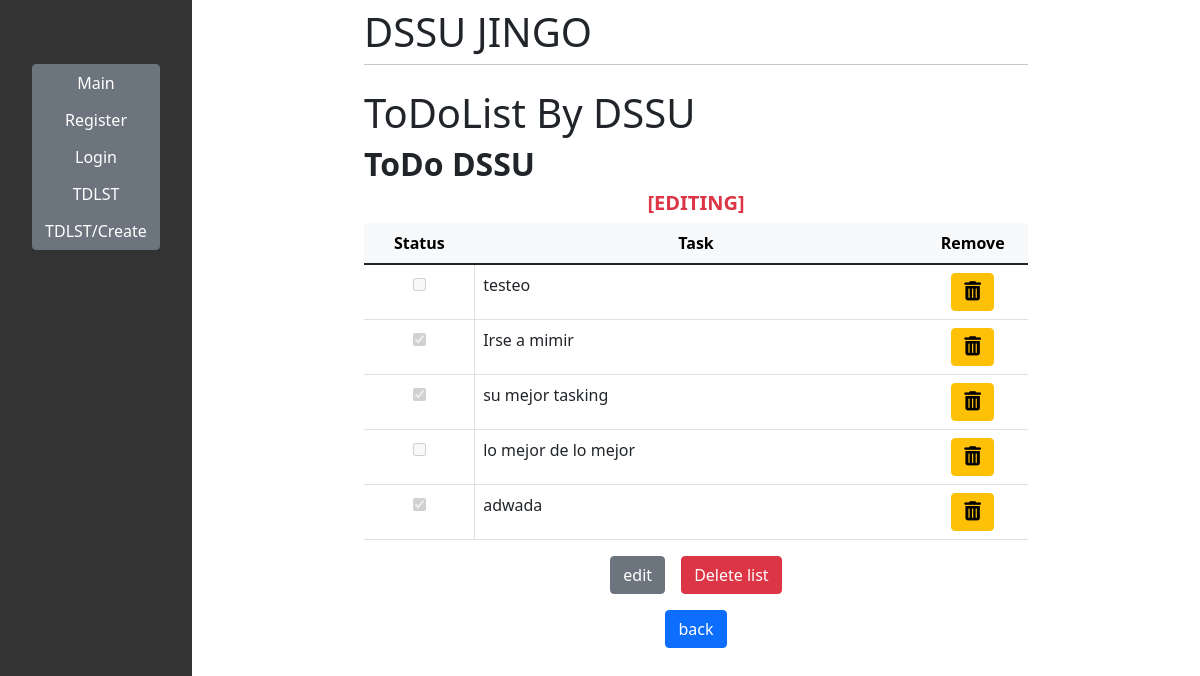
/sqlite/tdlst/1/edit, run on an earlier commit of the app's database.
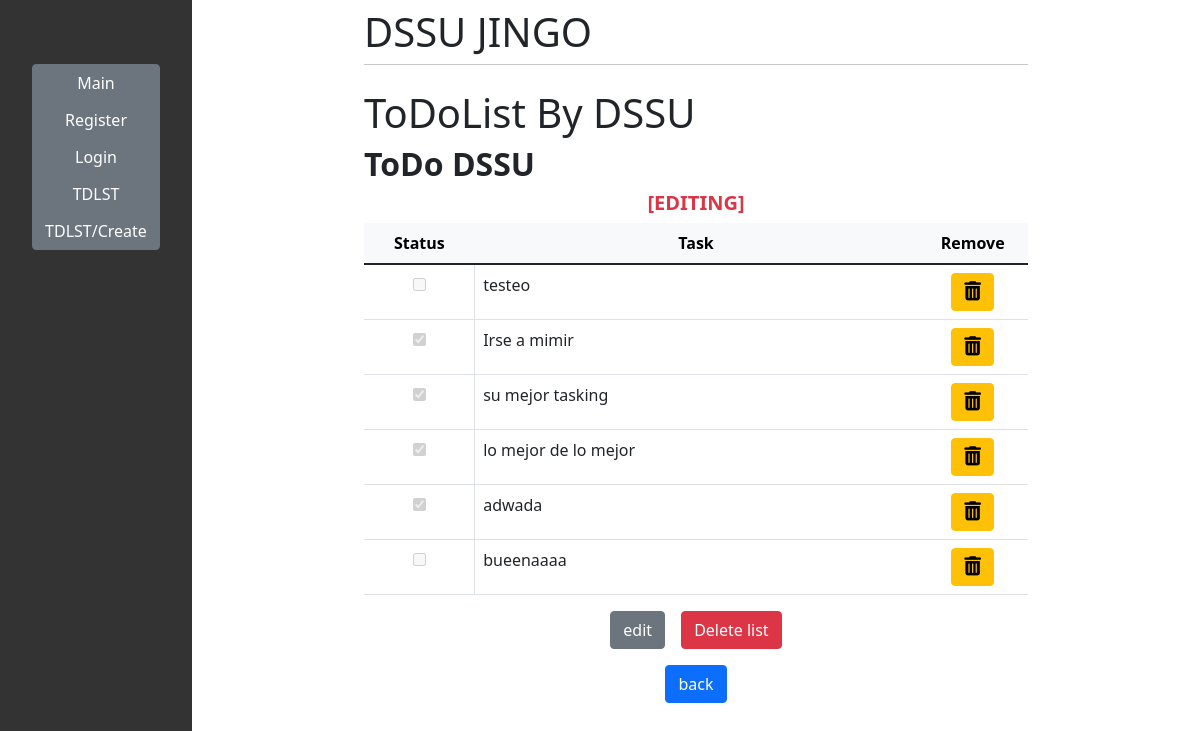
And on a later commit of the database.
### tdlst/models.py (models this page shows, shortened)
class Item(models.Model):
    todolist = models.ForeignKey(ToDoList, on_delete=models.CASCADE)
    text = models.CharField(max_length=300)
    complete = models.BooleanField()

### tdlst/views.py (the view, shortened to what this page needs)
# urls.py: path('<int:idlist>/edit', views.edit, name='edit'),
def edit(response, idlist):
    lst = obj.get(id=idlist)
    items = lst.item_set.all()
    return render(response, 'tdlst/edit.html', {'lst':lst,'items':items})

### tdlst/templates/tdlst/edit.html (shortened to what this page needs)
{% extends 'main/base.html' %}
{% block content %}
<h1 class="mt-2">ToDoList By DSSU</h1>
<h2 class="fs-2 fw-bold">{{lst.name}}</h2>
<h3 class="lead text-center color text-danger fw-bold">[EDITING]</h3>
<form action="#" method="post">
    {% if items %}
    <table class="table ">
        <thead class="table-light">
            <tr class="text-center">
                <th class="col-2">Status</th>
                <th scope="col-8">Task</th>
                <th class="col-2">Remove</th>
            </tr>
        </thead>
        {% for item in items %}
        <tr>
            <td class="text-center ">
                {% if item.complete %}
                <input type="checkbox" value="clicked" name="c{{item.id}}" checked disabled>
                {% else %}
                <input type="checkbox" value="clicked" name="c{{item.id}}" disabled>
                {% endif %}
            </td>
            <td class="border-start">{{item.text}}</td>
            <td class="text-center">
                <button class="btn btn-warning" type="submit" value="{{item.id}}" name="rem">
                    <i class="fa-solid fa-trash-can"></i>
                </button>
            </td>
        </tr>
        {% endfor %}
    </table>
    {% else %}
    <h2 style="color:#f00;">No items to show</h2>
    {% endif%}
    <div class="mt-3 d-flex gap-3 justify-content-center">
        <input class="btn btn-secondary" type="submit" name="edit" value="edit">
        <input class="btn btn-danger" type="submit" name="del" value="Delete list">
    </div>
</form>
{% endblock %}

What changed in the data, as far as the page shows it:
changed Item "lo mejor de lo mejor": id "☐" → "☑"
added Item: text "bueenaaaa", {{ item.id }} 47 (drawn)
